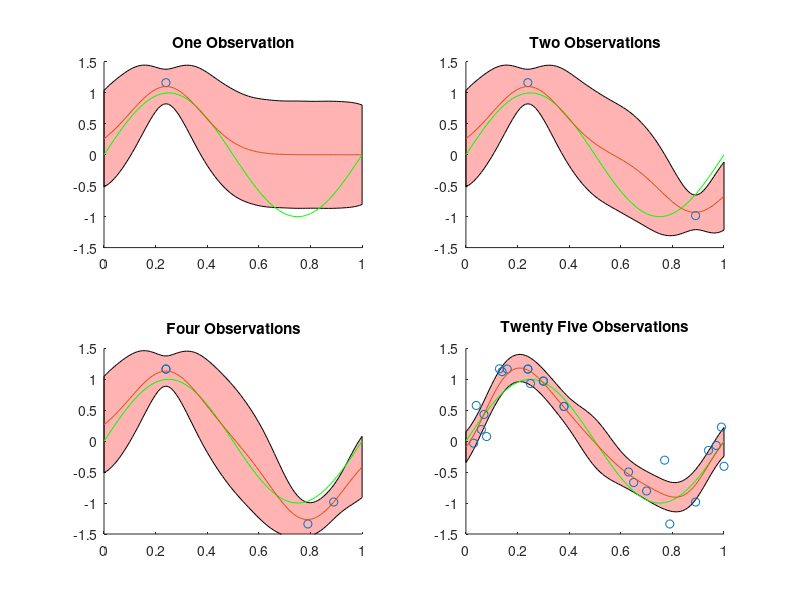

Here is the MATLAB script that generated this plot: (Note: this script raises an error after producing the figure.)
%% Part 2, Figure 3.8

x = 0:.01:1;
green = sin(2*pi*x);
noise = .25*randn(1,length(green));
data = green+noise;

% 1 Sample
n1 = randi([1 length(data)],1,1);
% 2 Samples
n2 = [n1 randi([1 length(data)],1,1)];
% 4 Samples
n3 = [n2 randi([1 length(data)],1,2)];
% 25 Samples
n4 = [n3 randi([1 length(data)],1,21)];

%% Design Matrices
% s = 2;
% mu = -.2:.05:0.2;
mu = linspace(0,1,9);
s = .1;
phi1 = exp(-(x(n1)-mu).^2/(2*s^2));

phi2 = zeros(length(n2),9);
for ii = 1:length(n2)
    phi2(ii,:) = exp(-(x(n2(ii))-mu).^2/(2*s^2));
end

phi3 = zeros(length(n3),9);
for ii = 1:length(n3)
    phi3(ii,:) = exp(-(x(n3(ii))-mu).^2/(2*s^2));
end

phi4 = zeros(length(n4),9);
for ii = 1:length(n4)
    phi4(ii,:) = exp(-(x(n4(ii))-mu).^2/(2*s^2));
end

%% Computations
beta = 25;
alpha = 2;

sn1 = (alpha*eye(9) + beta*(phi1'*phi1))^-1;
sn2 = (alpha*eye(9) + beta*(phi2'*phi2))^-1;
sn3 = (alpha*eye(9) + beta*(phi3'*phi3))^-1;
sn4 = (alpha*eye(9) + beta*(phi4'*phi4))^-1;

mn1 = beta*sn1*phi1'*data(n1)';
mn2 = beta*sn2*phi2'*data(n2)';
mn3 = beta*sn3*phi3'*data(n3)';
mn4 = beta*sn4*phi4'*data(n4)';


sphi = zeros(9,1);
for ii = 1:length(x)
    sphi = exp(-(x(ii)-mu').^2./(2*s^2));
    mean1(ii) = mn1'*sphi;
    mean2(ii) = mn2'*sphi;
    mean3(ii) = mn3'*sphi;
    mean4(ii) = mn4'*sphi;
    
    var1(ii) = 1/beta + sphi'*sn1*sphi;
    var2(ii) = 1/beta + sphi'*sn2*sphi;
    var3(ii) = 1/beta + sphi'*sn3*sphi;
    var4(ii) = 1/beta + sphi'*sn4*sphi;
end

%% Plots
% 1 Sample
figure
subplot(2,2,1);
axis([0,1,-1.5,1.5])
hold on;
a = mean1 + sqrt(var1);
b = mean1 - sqrt(var1);
h = fill([x fliplr(x)], [a fliplr(b)], 'r')
set(h,'facealpha',0.3)
plot(x,green,'g')
plot(x(n1),data(n1),'o')
plot(x,mean1)
title('One Observation')


% 2 Samples 
subplot(2,2,2);
axis([0,1,-1.5,1.5])
hold on;
a = mean2 + sqrt(var2);
b = mean2 - sqrt(var2);
h = fill([x fliplr(x)], [a fliplr(b)], 'r')
set(h,'facealpha',0.3)
plot(x,green,'g')
plot(x(n2),data(n2),'o')
plot(x,mean2)
title('Two Observations')


% 4 Samples
subplot(2,2,3);
axis([0,1,-1.5,1.5])
hold on;
a = mean3 + sqrt(var3);
b = mean3 - sqrt(var3);
h = fill([x fliplr(x)], [a fliplr(b)], 'r')
set(h,'facealpha',0.3)
plot(x,green,'g')
plot(x(n3),data(n3),'o')
plot(x,mean3)
title('Four Observations')

% 25 Samples
subplot(2,2,4);
axis([0,1,-1.5,1.5])
hold on;
a = mean4 + sqrt(var4);
b = mean4 - sqrt(var4);
h = fill([x fliplr(x)], [a fliplr(b)], 'r')
set(h,'facealpha',0.3)
plot(x,green,'g')
plot(x(n4),data(n4),'o')
plot(x,mean4)
title('Twenty Five Observations')
suptitle('Predictive Distribution Over Multiple Observations')